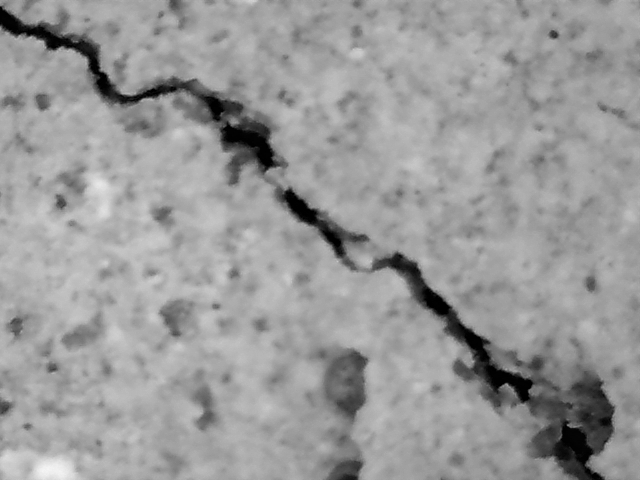
#> input picture 05-11-26/T05F01 (1).jpg, 640 x 480 px
$ python -i imagem.py   (imports and definitions only)   (older library calls are emulated)
#> lines starting #> are read from the running program, lines starting #| are printed output that depends on the picture
#> further down, picture is the input picture: shape (480, 640, 3); min 0, max 245, mean 154
"""Núcleo da medição: mapa de escurecimento e largura da fissura ao longo de um perfil."""
import cv2
import numpy as np


# [8 lines left out: function carregar, not called in this run]


def escurecimento(img):
    """Escurecimento de cada píxel em relação ao fundo claro local
    (0 = fundo, 1 = preto). Fundo estimado por fechamento morfológico
    (disco de 91 px), que remove as feições escuras."""
    g = cv2.cvtColor(img, cv2.COLOR_BGR2GRAY).astype(np.float32)
    k = cv2.getStructuringElement(cv2.MORPH_ELLIPSE, (91, 91))
    fundo = cv2.morphologyEx(cv2.GaussianBlur(g, (0, 0), 2), cv2.MORPH_CLOSE, k)
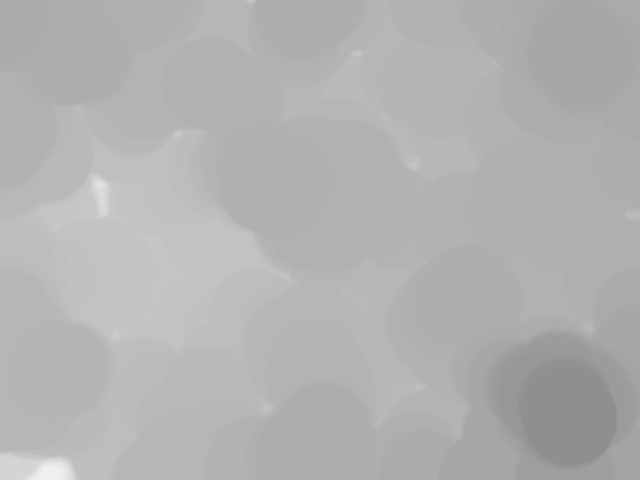
#> fundo: shape (480, 640) float32; min 143.4, max 241.3, mean 178.2
    fundo = cv2.GaussianBlur(fundo, (0, 0), 15)
    return np.clip((fundo - g) / np.maximum(fundo, 1), 0, 1)
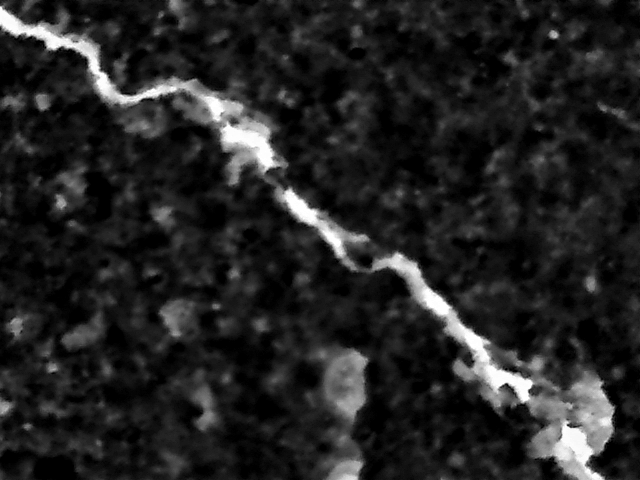
#> returned value: shape (480, 640) float32; min 0, max 1, mean 0.14


# [59 lines left out: functions perfil, largura, normal_local, mascara_fissura, not called in this run]

>>> import cv2
>>> picture = cv2.imread('../05-11-26/T05F01 (1).jpg')
>>> result = escurecimento(picture)

$ run again, on 05-11-26/T05F02 (1).jpg
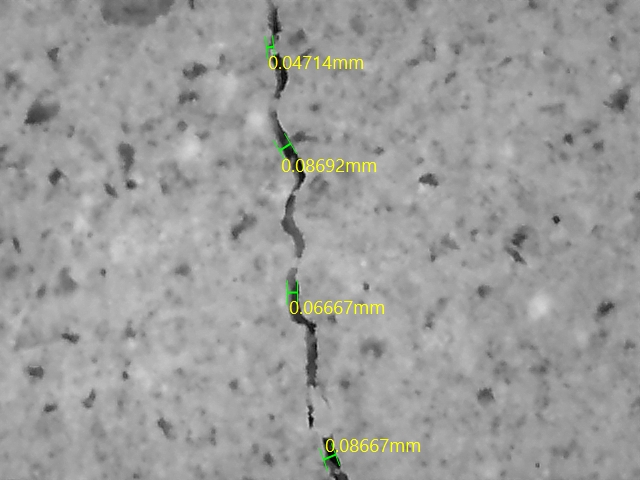
#> input picture 05-11-26/T05F02 (1).jpg, 640 x 480 px
#> picture is the input picture: shape (480, 640, 3); mean B, G, R 154.9, 156.2, 156
#> in escurecimento, `fundo = cv2.morphologyEx(cv2.GaussianBlur(g, (0, 0), 2), cv2.MORPH_CLO..`:
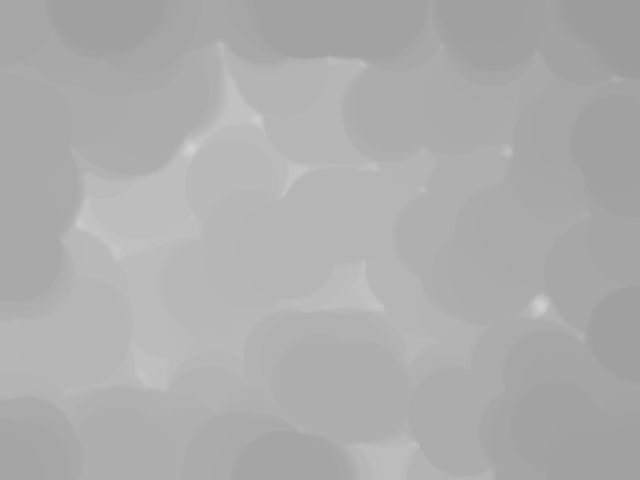
#> fundo: shape (480, 640) float32; min 156.4, max 209.6, mean 173.4
#> in escurecimento, `return np.clip((fundo - g) / np.maximum(fundo, 1), 0, 1)`:
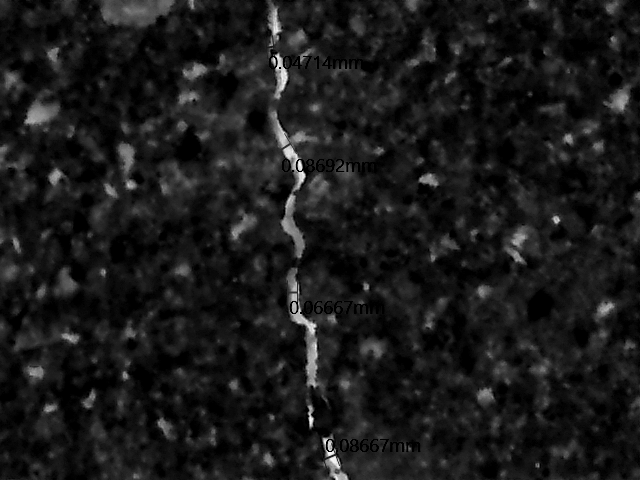
#> returned value: shape (480, 640) float32; min 0, max 0.988, mean 0.102
